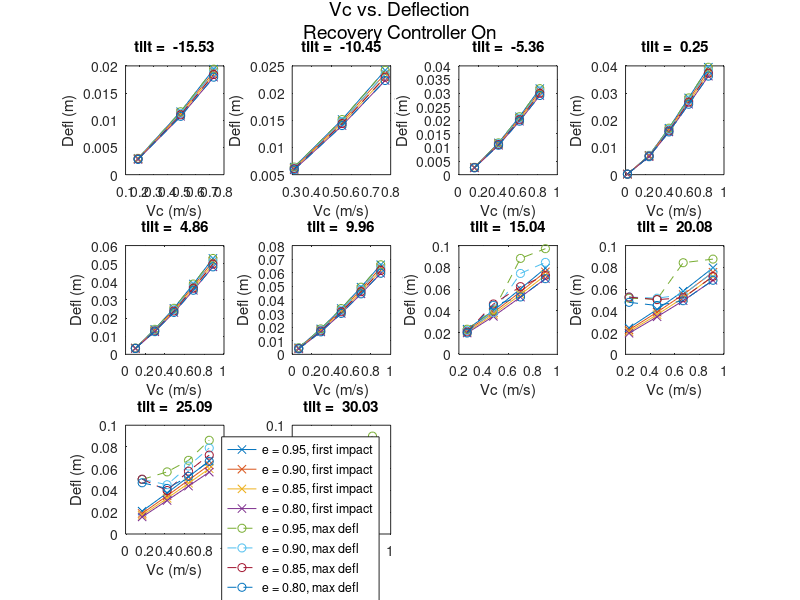

This chart was generated by the following MATLAB code:
% close all;
clear all;
load('data_45head.mat');
data = all_data_recover;


figure('Position',[10,400,2000,1000]);
%% ----------------------------------------------------------------%%
tilt = -15.53;
e = 0.95;
Vc_e1 = data(abs(data(:,1).*data(:,2).*(data(:,9)~=0).*(data(:,9)~=0) - tilt*e) <=0.1,10);
defl_e1 = data(abs(data(:,1).*data(:,2).*(data(:,9)~=0).*(data(:,9)~=0) - tilt*e) <=0.1,4);
deflmax_e1 = data(abs(data(:,1).*data(:,2).*(data(:,9)~=0).*(data(:,9)~=0) - tilt*e) <=0.1,5);

e = 0.9;
Vc_e2 = data(abs(data(:,1).*data(:,2).*(data(:,9)~=0).*(data(:,9)~=0) - tilt*e) <=0.1,10);
defl_e2 = data(abs(data(:,1).*data(:,2).*(data(:,9)~=0).*(data(:,9)~=0) - tilt*e) <=0.1,4);
deflmax_e2 = data(abs(data(:,1).*data(:,2).*(data(:,9)~=0).*(data(:,9)~=0) - tilt*e) <=0.1,5);

e = 0.85;
Vc_e3 = data(abs(data(:,1).*data(:,2).*(data(:,9)~=0).*(data(:,9)~=0) - tilt*e) <=0.1,10);
defl_e3 = data(abs(data(:,1).*data(:,2).*(data(:,9)~=0).*(data(:,9)~=0) - tilt*e) <=0.1,4);
deflmax_e3 = data(abs(data(:,1).*data(:,2).*(data(:,9)~=0).*(data(:,9)~=0) - tilt*e) <=0.1,5);

e = 0.8;
Vc_e4 = data(abs(data(:,1).*data(:,2).*(data(:,9)~=0).*(data(:,9)~=0) - tilt*e) <=0.1,10);
defl_e4 = data(abs(data(:,1).*data(:,2).*(data(:,9)~=0).*(data(:,9)~=0) - tilt*e) <=0.1,4);
deflmax_e4 = data(abs(data(:,1).*data(:,2).*(data(:,9)~=0).*(data(:,9)~=0) - tilt*e) <=0.1,5);

subplot(3,4,1);
plot(Vc_e1,defl_e1,'x-',Vc_e2,defl_e2,'x-',Vc_e3,defl_e3,'x-',Vc_e4,defl_e4,'x-');
hold on;
plot(Vc_e1,deflmax_e1,'o--',Vc_e2,deflmax_e2,'o--',Vc_e3,deflmax_e3,'o--',Vc_e4,deflmax_e4,'o--');
title(['tilt = ', blanks(1), num2str(tilt)]);
% legend('e = 0.95','e = 0.9','e = 0.85','e = 0.8');
xlabel('Vc (m/s)');
ylabel('Defl (m)');
%% ----------------------------------------------------------------%%
tilt = -10.45;
e = 0.95;
Vc_e1 = data(abs(data(:,1).*data(:,2).*(data(:,9)~=0).*(data(:,9)~=0) - tilt*e) <=0.1,10);
defl_e1 = data(abs(data(:,1).*data(:,2).*(data(:,9)~=0).*(data(:,9)~=0) - tilt*e) <=0.1,4);
deflmax_e1 = data(abs(data(:,1).*data(:,2).*(data(:,9)~=0).*(data(:,9)~=0) - tilt*e) <=0.1,5);

e = 0.9;
Vc_e2 = data(abs(data(:,1).*data(:,2).*(data(:,9)~=0).*(data(:,9)~=0) - tilt*e) <=0.1,10);
defl_e2 = data(abs(data(:,1).*data(:,2).*(data(:,9)~=0).*(data(:,9)~=0) - tilt*e) <=0.1,4);
deflmax_e2 = data(abs(data(:,1).*data(:,2).*(data(:,9)~=0).*(data(:,9)~=0) - tilt*e) <=0.1,5);

e = 0.85;
Vc_e3 = data(abs(data(:,1).*data(:,2).*(data(:,9)~=0).*(data(:,9)~=0) - tilt*e) <=0.1,10);
defl_e3 = data(abs(data(:,1).*data(:,2).*(data(:,9)~=0).*(data(:,9)~=0) - tilt*e) <=0.1,4);
deflmax_e3 = data(abs(data(:,1).*data(:,2).*(data(:,9)~=0).*(data(:,9)~=0) - tilt*e) <=0.1,5);

e = 0.8;
Vc_e4 = data(abs(data(:,1).*data(:,2).*(data(:,9)~=0).*(data(:,9)~=0) - tilt*e) <=0.1,10);
defl_e4 = data(abs(data(:,1).*data(:,2).*(data(:,9)~=0).*(data(:,9)~=0) - tilt*e) <=0.1,4);
deflmax_e4 = data(abs(data(:,1).*data(:,2).*(data(:,9)~=0).*(data(:,9)~=0) - tilt*e) <=0.1,5);

subplot(3,4,2);
plot(Vc_e1,defl_e1,'x-',Vc_e2,defl_e2,'x-',Vc_e3,defl_e3,'x-',Vc_e4,defl_e4,'x-');
hold on;
plot(Vc_e1,deflmax_e1,'o--',Vc_e2,deflmax_e2,'o--',Vc_e3,deflmax_e3,'o--',Vc_e4,deflmax_e4,'o--');
title(['tilt = ', blanks(1), num2str(tilt)]);
% legend('e = 0.95','e = 0.9','e = 0.85','e = 0.8');
xlabel('Vc (m/s)');
ylabel('Defl (m)');
%% ----------------------------------------------------------------%%
tilt = -5.36;
e = 0.95;
Vc_e1 = data(abs(data(:,1).*data(:,2).*(data(:,9)~=0).*(data(:,9)~=0) - tilt*e) <=0.1,10);
defl_e1 = data(abs(data(:,1).*data(:,2).*(data(:,9)~=0).*(data(:,9)~=0) - tilt*e) <=0.1,4);
deflmax_e1 = data(abs(data(:,1).*data(:,2).*(data(:,9)~=0).*(data(:,9)~=0) - tilt*e) <=0.1,5);

e = 0.9;
Vc_e2 = data(abs(data(:,1).*data(:,2).*(data(:,9)~=0).*(data(:,9)~=0) - tilt*e) <=0.1,10);
defl_e2 = data(abs(data(:,1).*data(:,2).*(data(:,9)~=0).*(data(:,9)~=0) - tilt*e) <=0.1,4);
deflmax_e2 = data(abs(data(:,1).*data(:,2).*(data(:,9)~=0).*(data(:,9)~=0) - tilt*e) <=0.1,5);

e = 0.85;
Vc_e3 = data(abs(data(:,1).*data(:,2).*(data(:,9)~=0).*(data(:,9)~=0) - tilt*e) <=0.1,10);
defl_e3 = data(abs(data(:,1).*data(:,2).*(data(:,9)~=0).*(data(:,9)~=0) - tilt*e) <=0.1,4);
deflmax_e3 = data(abs(data(:,1).*data(:,2).*(data(:,9)~=0).*(data(:,9)~=0) - tilt*e) <=0.1,5);

e = 0.8;
Vc_e4 = data(abs(data(:,1).*data(:,2).*(data(:,9)~=0).*(data(:,9)~=0) - tilt*e) <=0.1,10);
defl_e4 = data(abs(data(:,1).*data(:,2).*(data(:,9)~=0).*(data(:,9)~=0) - tilt*e) <=0.1,4);
deflmax_e4 = data(abs(data(:,1).*data(:,2).*(data(:,9)~=0).*(data(:,9)~=0) - tilt*e) <=0.1,5);

subplot(3,4,3);
plot(Vc_e1,defl_e1,'x-',Vc_e2,defl_e2,'x-',Vc_e3,defl_e3,'x-',Vc_e4,defl_e4,'x-');
hold on;
plot(Vc_e1,deflmax_e1,'o--',Vc_e2,deflmax_e2,'o--',Vc_e3,deflmax_e3,'o--',Vc_e4,deflmax_e4,'o--');
title(['tilt = ', blanks(1), num2str(tilt)]);
% legend('e = 0.95','e = 0.9','e = 0.85','e = 0.8');
xlabel('Vc (m/s)');
ylabel('Defl (m)');
%% ----------------------------------------------------------------%%
tilt = 0.25;
e = 0.95;
Vc_e1 = data(abs(data(:,1).*data(:,2).*(data(:,9)~=0).*(data(:,9)~=0) - tilt*e) <=0,10);
defl_e1 = data(abs(data(:,1).*data(:,2).*(data(:,9)~=0).*(data(:,9)~=0) - tilt*e) <=0,4);
deflmax_e1 = data(abs(data(:,1).*data(:,2).*(data(:,9)~=0).*(data(:,9)~=0) - tilt*e) <=0,5);

e = 0.9;
Vc_e2 = data(abs(data(:,1).*data(:,2).*(data(:,9)~=0).*(data(:,9)~=0) - tilt*e) <=0,10);
defl_e2 = data(abs(data(:,1).*data(:,2).*(data(:,9)~=0).*(data(:,9)~=0) - tilt*e) <=0,4);
deflmax_e2 = data(abs(data(:,1).*data(:,2).*(data(:,9)~=0).*(data(:,9)~=0) - tilt*e) <=0,5);

e = 0.85;
Vc_e3 = data(abs(data(:,1).*data(:,2).*(data(:,9)~=0).*(data(:,9)~=0) - tilt*e) <=0,10);
defl_e3 = data(abs(data(:,1).*data(:,2).*(data(:,9)~=0).*(data(:,9)~=0) - tilt*e) <=0.,4);
deflmax_e3 = data(abs(data(:,1).*data(:,2).*(data(:,9)~=0).*(data(:,9)~=0) - tilt*e) <=0,5);

e = 0.8;
Vc_e4 = data(abs(data(:,1).*data(:,2).*(data(:,9)~=0).*(data(:,9)~=0) - tilt*e) <=0,10);
defl_e4 = data(abs(data(:,1).*data(:,2).*(data(:,9)~=0).*(data(:,9)~=0) - tilt*e) <=0,4);
deflmax_e4 = data(abs(data(:,1).*data(:,2).*(data(:,9)~=0).*(data(:,9)~=0) - tilt*e) <=0,5);

subplot(3,4,4);
plot(Vc_e1,defl_e1,'x-',Vc_e2,defl_e2,'x-',Vc_e3,defl_e3,'x-',Vc_e4,defl_e4,'x-');
hold on;
plot(Vc_e1,deflmax_e1,'o--',Vc_e2,deflmax_e2,'o--',Vc_e3,deflmax_e3,'o--',Vc_e4,deflmax_e4,'o--');
title(['tilt = ', blanks(1), num2str(tilt)]);
% legend('e = 0.95','e = 0.9','e = 0.85','e = 0.8');
xlabel('Vc (m/s)');
ylabel('Defl (m)');


%% ----------------------------------------------------------------%%
tilt = 4.86;
e = 0.95;
Vc_e1 = data(abs(data(:,1).*data(:,2).*(data(:,9)~=0).*(data(:,9)~=0) - tilt*e) <=0.01,10);
defl_e1 = data(abs(data(:,1).*data(:,2).*(data(:,9)~=0).*(data(:,9)~=0) - tilt*e) <=0.01,4);
deflmax_e1 = data(abs(data(:,1).*data(:,2).*(data(:,9)~=0).*(data(:,9)~=0) - tilt*e) <=0.01,5);

e = 0.9;
Vc_e2 = data(abs(data(:,1).*data(:,2).*(data(:,9)~=0).*(data(:,9)~=0) - tilt*e) <=0.01,10);
defl_e2 = data(abs(data(:,1).*data(:,2).*(data(:,9)~=0).*(data(:,9)~=0) - tilt*e) <=0.01,4);
deflmax_e2 = data(abs(data(:,1).*data(:,2).*(data(:,9)~=0).*(data(:,9)~=0) - tilt*e) <=0.01,5);

e = 0.85;
Vc_e3 = data(abs(data(:,1).*data(:,2).*(data(:,9)~=0).*(data(:,9)~=0) - tilt*e) <=0.01,10);
defl_e3 = data(abs(data(:,1).*data(:,2).*(data(:,9)~=0).*(data(:,9)~=0) - tilt*e) <=0.01,4);
deflmax_e3 = data(abs(data(:,1).*data(:,2).*(data(:,9)~=0).*(data(:,9)~=0) - tilt*e) <=0.01,5);

e = 0.8;
Vc_e4 = data(abs(data(:,1).*data(:,2).*(data(:,9)~=0).*(data(:,9)~=0) - tilt*e) <=0.1,10);
defl_e4 = data(abs(data(:,1).*data(:,2).*(data(:,9)~=0).*(data(:,9)~=0) - tilt*e) <=0.1,4);
deflmax_e4 = data(abs(data(:,1).*data(:,2).*(data(:,9)~=0).*(data(:,9)~=0) - tilt*e) <=0.1,5);

subplot(3,4,5);
plot(Vc_e1,defl_e1,'x-',Vc_e2,defl_e2,'x-',Vc_e3,defl_e3,'x-',Vc_e4,defl_e4,'x-');
hold on;
plot(Vc_e1,deflmax_e1,'o--',Vc_e2,deflmax_e2,'o--',Vc_e3,deflmax_e3,'o--',Vc_e4,deflmax_e4,'o--');
title(['tilt = ', blanks(1), num2str(tilt)]);
% legend('e = 0.95','e = 0.9','e = 0.85','e = 0.8');
xlabel('Vc (m/s)');
ylabel('Defl (m)');

%% ----------------------------------------------------------------%%
tilt = 9.96;
e = 0.95;
Vc_e1 = data(abs(data(:,1).*data(:,2).*(data(:,9)~=0).*(data(:,9)~=0) - tilt*e) <=0.1,10);
defl_e1 = data(abs(data(:,1).*data(:,2).*(data(:,9)~=0).*(data(:,9)~=0) - tilt*e) <=0.1,4);
deflmax_e1 = data(abs(data(:,1).*data(:,2).*(data(:,9)~=0).*(data(:,9)~=0) - tilt*e) <=0.1,5);

e = 0.9;
Vc_e2 = data(abs(data(:,1).*data(:,2).*(data(:,9)~=0).*(data(:,9)~=0) - tilt*e) <=0.1,10);
defl_e2 = data(abs(data(:,1).*data(:,2).*(data(:,9)~=0).*(data(:,9)~=0) - tilt*e) <=0.1,4);
deflmax_e2 = data(abs(data(:,1).*data(:,2).*(data(:,9)~=0).*(data(:,9)~=0) - tilt*e) <=0.1,5);

e = 0.85;
Vc_e3 = data(abs(data(:,1).*data(:,2).*(data(:,9)~=0).*(data(:,9)~=0) - tilt*e) <=0.1,10);
defl_e3 = data(abs(data(:,1).*data(:,2).*(data(:,9)~=0).*(data(:,9)~=0) - tilt*e) <=0.1,4);
deflmax_e3 = data(abs(data(:,1).*data(:,2).*(data(:,9)~=0).*(data(:,9)~=0) - tilt*e) <=0.1,5);

e = 0.8;
Vc_e4 = data(abs(data(:,1).*data(:,2).*(data(:,9)~=0).*(data(:,9)~=0) - tilt*e) <=0.1,10);
defl_e4 = data(abs(data(:,1).*data(:,2).*(data(:,9)~=0).*(data(:,9)~=0) - tilt*e) <=0.1,4);
deflmax_e4 = data(abs(data(:,1).*data(:,2).*(data(:,9)~=0).*(data(:,9)~=0) - tilt*e) <=0.1,5);

subplot(3,4,6);
plot(Vc_e1,defl_e1,'x-',Vc_e2,defl_e2,'x-',Vc_e3,defl_e3,'x-',Vc_e4,defl_e4,'x-');
hold on;
plot(Vc_e1,deflmax_e1,'o--',Vc_e2,deflmax_e2,'o--',Vc_e3,deflmax_e3,'o--',Vc_e4,deflmax_e4,'o--');
title(['tilt = ', blanks(1), num2str(tilt)]);
% legend('e = 0.95','e = 0.9','e = 0.85','e = 0.8');
xlabel('Vc (m/s)');
ylabel('Defl (m)');

%% ----------------------------------------------------------------%%
tilt = 15.04;
e = 0.95;
Vc_e1 = data(abs(data(:,1).*data(:,2).*(data(:,9)~=0).*(data(:,9)~=0) - tilt*e) <=0.1,10);
defl_e1 = data(abs(data(:,1).*data(:,2).*(data(:,9)~=0).*(data(:,9)~=0) - tilt*e) <=0.1,4);
deflmax_e1 = data(abs(data(:,1).*data(:,2).*(data(:,9)~=0).*(data(:,9)~=0) - tilt*e) <=0.1,5);

e = 0.9;
Vc_e2 = data(abs(data(:,1).*data(:,2).*(data(:,9)~=0).*(data(:,9)~=0) - tilt*e) <=0.1,10);
defl_e2 = data(abs(data(:,1).*data(:,2).*(data(:,9)~=0).*(data(:,9)~=0) - tilt*e) <=0.1,4);
deflmax_e2 = data(abs(data(:,1).*data(:,2).*(data(:,9)~=0).*(data(:,9)~=0) - tilt*e) <=0.1,5);

e = 0.85;
Vc_e3 = data(abs(data(:,1).*data(:,2).*(data(:,9)~=0).*(data(:,9)~=0) - tilt*e) <=0.1,10);
defl_e3 = data(abs(data(:,1).*data(:,2).*(data(:,9)~=0).*(data(:,9)~=0) - tilt*e) <=0.1,4);
deflmax_e3 = data(abs(data(:,1).*data(:,2).*(data(:,9)~=0).*(data(:,9)~=0) - tilt*e) <=0.1,5);

e = 0.8;
Vc_e4 = data(abs(data(:,1).*data(:,2).*(data(:,9)~=0).*(data(:,9)~=0) - tilt*e) <=0.1,10);
defl_e4 = data(abs(data(:,1).*data(:,2).*(data(:,9)~=0).*(data(:,9)~=0) - tilt*e) <=0.1,4);
deflmax_e4 = data(abs(data(:,1).*data(:,2).*(data(:,9)~=0).*(data(:,9)~=0) - tilt*e) <=0.1,5);

subplot(3,4,7);
plot(Vc_e1,defl_e1,'x-',Vc_e2,defl_e2,'x-',Vc_e3,defl_e3,'x-',Vc_e4,defl_e4,'x-');
hold on;
plot(Vc_e1,deflmax_e1,'o--',Vc_e2,deflmax_e2,'o--',Vc_e3,deflmax_e3,'o--',Vc_e4,deflmax_e4,'o--');
title(['tilt = ', blanks(1), num2str(tilt)]);
% legend('e = 0.95','e = 0.9','e = 0.85','e = 0.8');
xlabel('Vc (m/s)');
ylabel('Defl (m)');

%% ----------------------------------------------------------------%%
tilt = 20.08;
e = 0.95;
Vc_e1 = data(abs(data(:,1).*data(:,2).*(data(:,9)~=0).*(data(:,9)~=0) - tilt*e) <=0.1,10);
defl_e1 = data(abs(data(:,1).*data(:,2).*(data(:,9)~=0).*(data(:,9)~=0) - tilt*e) <=0.1,4);
deflmax_e1 = data(abs(data(:,1).*data(:,2).*(data(:,9)~=0).*(data(:,9)~=0) - tilt*e) <=0.1,5);

e = 0.9;
Vc_e2 = data(abs(data(:,1).*data(:,2).*(data(:,9)~=0).*(data(:,9)~=0) - tilt*e) <=0.1,10);
defl_e2 = data(abs(data(:,1).*data(:,2).*(data(:,9)~=0).*(data(:,9)~=0) - tilt*e) <=0.1,4);
deflmax_e2 = data(abs(data(:,1).*data(:,2).*(data(:,9)~=0).*(data(:,9)~=0) - tilt*e) <=0.1,5);

e = 0.85;
Vc_e3 = data(abs(data(:,1).*data(:,2).*(data(:,9)~=0).*(data(:,9)~=0) - tilt*e) <=0.1,10);
defl_e3 = data(abs(data(:,1).*data(:,2).*(data(:,9)~=0).*(data(:,9)~=0) - tilt*e) <=0.1,4);
deflmax_e3 = data(abs(data(:,1).*data(:,2).*(data(:,9)~=0).*(data(:,9)~=0) - tilt*e) <=0.1,5);

e = 0.8;
Vc_e4 = data(abs(data(:,1).*data(:,2).*(data(:,9)~=0).*(data(:,9)~=0) - tilt*e) <=0.1,10);
defl_e4 = data(abs(data(:,1).*data(:,2).*(data(:,9)~=0).*(data(:,9)~=0) - tilt*e) <=0.1,4);
deflmax_e4 = data(abs(data(:,1).*data(:,2).*(data(:,9)~=0).*(data(:,9)~=0) - tilt*e) <=0.1,5);

subplot(3,4,8);
plot(Vc_e1,defl_e1,'x-',Vc_e2,defl_e2,'x-',Vc_e3,defl_e3,'x-',Vc_e4,defl_e4,'x-');
hold on;
plot(Vc_e1,deflmax_e1,'o--',Vc_e2,deflmax_e2,'o--',Vc_e3,deflmax_e3,'o--',Vc_e4,deflmax_e4,'o--');
title(['tilt = ', blanks(1), num2str(tilt)]);
% legend('e = 0.95','e = 0.9','e = 0.85','e = 0.8');
xlabel('Vc (m/s)');
ylabel('Defl (m)');

%% ----------------------------------------------------------------%%
tilt = 25.09;
e = 0.95;
Vc_e1 = data(abs(data(:,1).*data(:,2).*(data(:,9)~=0).*(data(:,9)~=0) - tilt*e) <=0.1,10);
defl_e1 = data(abs(data(:,1).*data(:,2).*(data(:,9)~=0).*(data(:,9)~=0) - tilt*e) <=0.1,4);
deflmax_e1 = data(abs(data(:,1).*data(:,2).*(data(:,9)~=0).*(data(:,9)~=0) - tilt*e) <=0.1,5);

e = 0.9;
Vc_e2 = data(abs(data(:,1).*data(:,2).*(data(:,9)~=0).*(data(:,9)~=0) - tilt*e) <=0.1,10);
defl_e2 = data(abs(data(:,1).*data(:,2).*(data(:,9)~=0).*(data(:,9)~=0) - tilt*e) <=0.1,4);
deflmax_e2 = data(abs(data(:,1).*data(:,2).*(data(:,9)~=0).*(data(:,9)~=0) - tilt*e) <=0.1,5);

e = 0.85;
Vc_e3 = data(abs(data(:,1).*data(:,2).*(data(:,9)~=0).*(data(:,9)~=0) - tilt*e) <=0.1,10);
defl_e3 = data(abs(data(:,1).*data(:,2).*(data(:,9)~=0).*(data(:,9)~=0) - tilt*e) <=0.1,4);
deflmax_e3 = data(abs(data(:,1).*data(:,2).*(data(:,9)~=0).*(data(:,9)~=0) - tilt*e) <=0.1,5);

e = 0.8;
Vc_e4 = data(abs(data(:,1).*data(:,2).*(data(:,9)~=0).*(data(:,9)~=0) - tilt*e) <=0.1,10);
defl_e4 = data(abs(data(:,1).*data(:,2).*(data(:,9)~=0).*(data(:,9)~=0) - tilt*e) <=0.1,4);
deflmax_e4 = data(abs(data(:,1).*data(:,2).*(data(:,9)~=0).*(data(:,9)~=0) - tilt*e) <=0.1,5);

subplot(3,4,9);
plot(Vc_e1,defl_e1,'x-',Vc_e2,defl_e2,'x-',Vc_e3,defl_e3,'x-',Vc_e4,defl_e4,'x-');
hold on;
plot(Vc_e1,deflmax_e1,'o--',Vc_e2,deflmax_e2,'o--',Vc_e3,deflmax_e3,'o--',Vc_e4,deflmax_e4,'o--');
title(['tilt = ', blanks(1), num2str(tilt)]);
% legend('e = 0.95','e = 0.9','e = 0.85','e = 0.8');
xlabel('Vc (m/s)');
ylabel('Defl (m)');

%% ----------------------------------------------------------------%%
tilt = 30.03;
e = 0.95;
Vc_e1 = data(abs(data(:,1).*data(:,2).*(data(:,9)~=0).*(data(:,9)~=0) - tilt*e) <=0.1,10);
defl_e1 = data(abs(data(:,1).*data(:,2).*(data(:,9)~=0).*(data(:,9)~=0) - tilt*e) <=0.1,4);
deflmax_e1 = data(abs(data(:,1).*data(:,2).*(data(:,9)~=0).*(data(:,9)~=0) - tilt*e) <=0.1,5);

e = 0.9;
Vc_e2 = data(abs(data(:,1).*data(:,2).*(data(:,9)~=0).*(data(:,9)~=0) - tilt*e) <=0.1,10);
defl_e2 = data(abs(data(:,1).*data(:,2).*(data(:,9)~=0).*(data(:,9)~=0) - tilt*e) <=0.1,4);
deflmax_e2 = data(abs(data(:,1).*data(:,2).*(data(:,9)~=0).*(data(:,9)~=0) - tilt*e) <=0.1,5);

e = 0.85;
Vc_e3 = data(abs(data(:,1).*data(:,2).*(data(:,9)~=0).*(data(:,9)~=0) - tilt*e) <=0.1,10);
defl_e3 = data(abs(data(:,1).*data(:,2).*(data(:,9)~=0).*(data(:,9)~=0) - tilt*e) <=0.1,4);
deflmax_e3 = data(abs(data(:,1).*data(:,2).*(data(:,9)~=0).*(data(:,9)~=0) - tilt*e) <=0.1,5);

e = 0.8;
Vc_e4 = data(abs(data(:,1).*data(:,2).*(data(:,9)~=0).*(data(:,9)~=0) - tilt*e) <=0.1,10);
defl_e4 = data(abs(data(:,1).*data(:,2).*(data(:,9)~=0).*(data(:,9)~=0) - tilt*e) <=0.1,4);
deflmax_e4 = data(abs(data(:,1).*data(:,2).*(data(:,9)~=0).*(data(:,9)~=0) - tilt*e) <=0.1,5);

subplot(3,4,10);
plot(Vc_e1,defl_e1,'x-',Vc_e2,defl_e2,'x-',Vc_e3,defl_e3,'x-',Vc_e4,defl_e4,'x-');
hold on;
plot(Vc_e1,deflmax_e1,'o--',Vc_e2,deflmax_e2,'o--',Vc_e3,deflmax_e3,'o--',Vc_e4,deflmax_e4,'o--');
title(['tilt = ', blanks(1), num2str(tilt)]);
legend('e = 0.95, first impact','e = 0.90, first impact','e = 0.85, first impact','e = 0.80, first impact','e = 0.95, max defl','e = 0.90, max defl','e = 0.85, max defl','e = 0.80, max defl');
xlabel('Vc (m/s)');
ylabel('Defl (m)');

%% ----------------------------------------------------------------%%

ha = axes('Position',[0 0 1 1],'Xlim',[0 1],'Ylim',[0 1],'Box','off','Visible','off','Units','normalized', 'clipping' , 'off');
text(0.5, 1,{'Vc vs. Deflection','Recovery Controller On'},'HorizontalAlignment' ,'center','VerticalAlignment', 'top','FontSize',14);